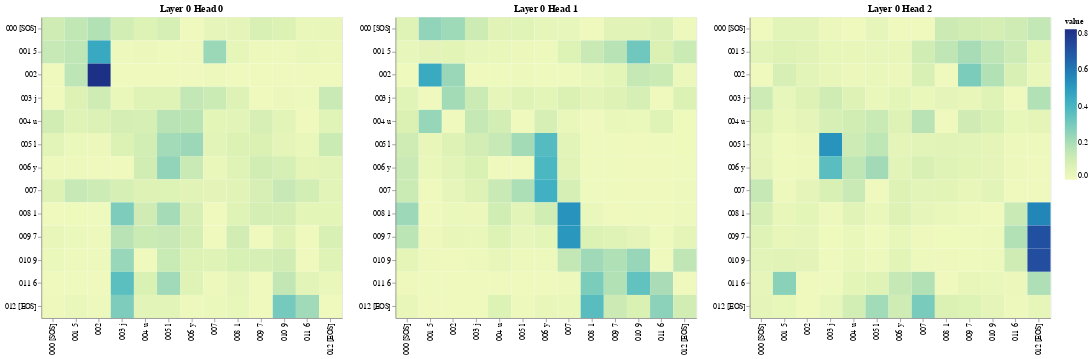

Source (notebook cell):
### Code cell
layers = [0, 1, 2]
heads = [0, 1, 2, 3, 4, 5, 6, 7]

layers = [0]
heads = [0, 1, 2]


# Encoder Self-Attention
get_all_attention_maps("encoder", layers, heads, encoder_input_tokens, encoder_input_tokens, min(20, sentence_len))

### Figure 1 — Vega-Lite specification as saved in the notebook (floating-point values rounded to 4 significant figures; data arrays with more than 128 entries replaced by an {"elided": "..."} marker saying what was removed)
{"config": {"view": {"continuousWidth": 300, "continuousHeight": 300}}, "vconcat": [{"hconcat": [{"data": {"name": "data-572b2ae5be24a14bb56069d1d8542489"}, "mark": {"type": "rect"}, "encoding": {"color": {"field": "value", "type": "quantitative"}, "tooltip": [{"field": "row", "type": "quantitative"}, {"field": "column", "type": "quantitative"}, {"field": "value", "type": "quantitative"}, {"field": "row_token", "type": "nominal"}, {"field": "col_token", "type": "nominal"}], "x": {"axis": {"title": ""}, "field": "col_token", "type": "nominal"}, "y": {"axis": {"title": ""}, "field": "row_token", "type": "nominal"}}, "height": 400, "name": "view_37", "title": "Layer 0 Head 0", "width": 400}, {"data": {"name": "data-ff7e69463170634131aac8c8462239d7"}, "mark": {"type": "rect"}, "encoding": {"color": {"field": "value", "type": "quantitative"}, "tooltip": [{"field": "row", "type": "quantitative"}, {"field": "column", "type": "quantitative"}, {"field": "value", "type": "quantitative"}, {"field": "row_token", "type": "nominal"}, {"field": "col_token", "type": "nominal"}], "x": {"axis": {"title": ""}, "field": "col_token", "type": "nominal"}, "y": {"axis": {"title": ""}, "field": "row_token", "type": "nominal"}}, "height": 400, "name": "view_38", "title": "Layer 0 Head 1", "width": 400}, {"data": {"name": "data-fb58dbff1b53d4a1d2e275be660fd3d9"}, "mark": {"type": "rect"}, "encoding": {"color": {"field": "value", "type": "quantitative"}, "tooltip": [{"field": "row", "type": "quantitative"}, {"field": "column", "type": "quantitative"}, {"field": "value", "type": "quantitative"}, {"field": "row_token", "type": "nominal"}, {"field": "col_token", "type": "nominal"}], "x": {"axis": {"title": ""}, "field": "col_token", "type": "nominal"}, "y": {"axis": {"title": ""}, "field": "row_token", "type": "nominal"}}, "height": 400, "name": "view_39", "title": "Layer 0 Head 2", "width": 400}]}], "params": [{"name": "param_37", "select": {"type": "interval", "encodings": ["x", "y"]}, "bind": "scales", "views": ["view_37"]}, {"name": "param_38", "select": {"type": "interval", "encodings": ["x", "y"]}, "bind": "scales", "views": ["view_38"]}, {"name": "param_39", "select": {"type": "interval", "encodings": ["x", "y"]}, "bind": "scales", "views": ["view_39"]}], "$schema": "https://vega.github.io/schema/vega-lite/v5.20.1.json", "datasets": {"data-572b2ae5be24a14bb56069d1d8542489": {"elided": "169 records"}, "data-ff7e69463170634131aac8c8462239d7": {"elided": "169 records"}, "data-fb58dbff1b53d4a1d2e275be660fd3d9": {"elided": "169 records"}}}
